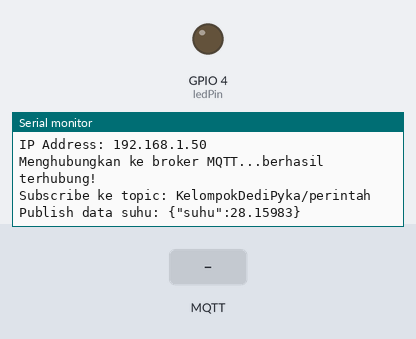
Simulated run of this sketch. Board: ESP8266 (NodeMCU). Shown: output pins drawn as LEDs (lit = HIGH), the last lines printed to the serial monitor. The inputs (shaded band) are chosen by the test bench. WiFi joins after 1.5 s; servers stay silent unless stated; random numbers use the default seed unless the sketch sets one; no MQTT or app messages arrive unless stated; not simulated (calls return 0 or success): secrets.h.

Above: at 2.7 s.
2.8 s: MQTT message "ON" arrives on the first subscribed topic
At 3.8 s:
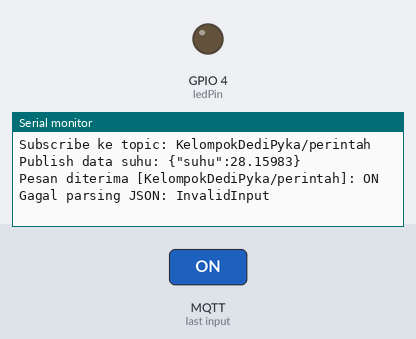
4.3 s: MQTT message "OFF" arrives on the first subscribed topic
At 4.9 s:
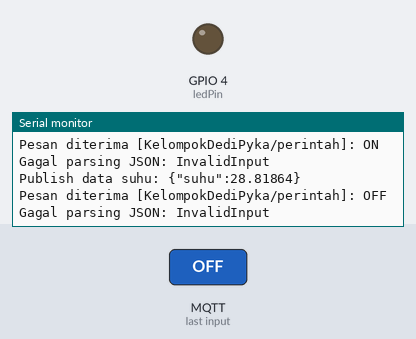
5.8 s: MQTT message "1" arrives on the first subscribed topic
At 5.96 s:
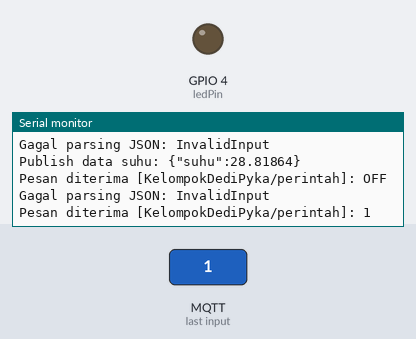
Timing chart, 0 to 8.8 s (numbered marks = the images above; inputs shaded):
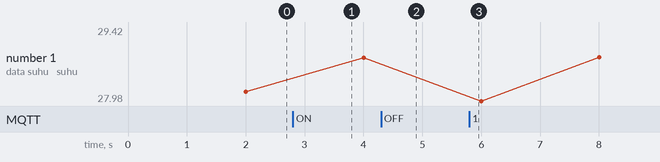

The sketch:

modul5b_publisher.ino
```cpp
#include <ESP8266WiFi.h>
#include <PubSubClient.h>
#include <ArduinoJson.h>
#include <math.h>
#include "secrets.h"

const char* ssid = WIFI_SSID;
const char* password = WIFI_PASSWORD;

const char* mqttServer = "broker.hivemq.com";
const int mqttPort = 1883;

// Topic MQTT
const char* topicPerintah = "KelompokDediPyka/perintah";
const char* topicData = "KelompokDediPyka/data";

const int ledPin = 4; // GPIO4 (D2 pada NodeMCU)

WiFiClient espClient;
PubSubClient client(espClient);

unsigned long lastSend = 0;

// Mock function pengganti sensor DHT22
float bacaSuhuMock() {
  static unsigned long jumlahBaca = 0;
  jumlahBaca++;

  // Suhu dasar berubah secara bertahap
  float suhuDasar = 28.0 + 2.0 * sin(jumlahBaca * 0.08);

  // Noise kecil untuk mensimulasikan fluktuasi sensor
  float noise = random(-5, 6) * 0.1;

  float suhu = suhuDasar + noise;

  // Lonjakan suhu setiap 25 pembacaan
  if (jumlahBaca % 25 == 0) {
    suhu += 8.0;
  }

  return suhu;
}

// Fungsi callback untuk menerima perintah LED
void callback(char* topic, byte* payload, unsigned int length) {
  String pesan;

  for (unsigned int i = 0; i < length; i++) {
    pesan += (char)payload[i];
  }

  Serial.print("Pesan diterima [");
  Serial.print(topic);
  Serial.print("]: ");
  Serial.println(pesan);

  // Deserialisasi data JSON
  JsonDocument doc;
  DeserializationError error = deserializeJson(doc, pesan);

  if (error) {
    Serial.print("Gagal parsing JSON: ");
    Serial.println(error.c_str());
    return;
  }

  const char* perintah = doc["perintah"];

  if (perintah != NULL) {
    if (String(perintah) == "ON") {
      digitalWrite(ledPin, HIGH);
      Serial.println("Aktuator: ON");
    } else if (String(perintah) == "OFF") {
      digitalWrite(ledPin, LOW);
      Serial.println("Aktuator: OFF");
    }
  }
}

void hubungkanWiFi() {
  WiFi.begin(ssid, password);

  Serial.print("Menghubungkan ke WiFi");

  while (WiFi.status() != WL_CONNECTED) {
    delay(500);
    Serial.print(".");
  }

  Serial.println("\nWiFi berhasil terhubung!");

  Serial.print("IP Address: ");
  Serial.println(WiFi.localIP());
}

void hubungkanMQTT() {
  while (!client.connected()) {
    Serial.print("Menghubungkan ke broker MQTT...");

    String clientId = "ESP8266Client-";
    clientId += String(random(0xffff), HEX);

    if (client.connect(clientId.c_str())) {
      Serial.println("berhasil terhubung!");

      client.subscribe(topicPerintah);

      Serial.print("Subscribe ke topic: ");
      Serial.println(topicPerintah);
    } else {
      Serial.print("gagal, rc=");
      Serial.print(client.state());
      Serial.println(" coba lagi dalam 2 detik");

      delay(2000);
    }
  }
}

void setup() {
  Serial.begin(115200);

  pinMode(ledPin, OUTPUT);
  digitalWrite(ledPin, LOW);

  randomSeed(analogRead(A0));

  hubungkanWiFi();

  client.setServer(mqttServer, mqttPort);
  client.setCallback(callback);
}

void loop() {
  if (!client.connected()) {
    hubungkanMQTT();
  }

  // Memproses pesan MQTT yang masuk
  client.loop();

  // Mengirim data suhu setiap 2 detik
  unsigned long now = millis();

  if (now - lastSend > 2000) {
    lastSend = now;

    float suhu = bacaSuhuMock();

    // Membuat payload JSON
    JsonDocument doc;
    doc["suhu"] = suhu;

    char buffer[128];
    serializeJson(doc, buffer);

    // Publish data ke topic
    client.publish(topicData, buffer);

    Serial.print("Publish data suhu: ");
    Serial.println(buffer);
  }
}
```

Measured:
- after the input at 2.8 s, the serial monitor: prints a new line at once (image 1)
- after the input at 4.3 s, the serial monitor: prints a new line at once (image 2)
- after the input at 5.8 s, the serial monitor: prints a new line at once (image 3)
